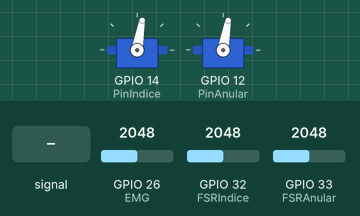
Simulated run of this sketch. Board: ESP32. Parts: 2 × servo. The inputs (shaded band) are chosen by the test bench; at power-on: GPIO 26 (EMG) = 2048, GPIO 33 (FSRAnular) = 2048, GPIO 32 (FSRIndice) = 2048. What the sketch prints to the serial monitor is not drawn.

Above: at 1.2 s.
1.3 s: GPIO 26 (EMG) set to 960
At 1.65 s:
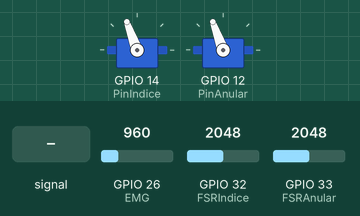
4.8 s: GPIO 26 (EMG) fed a 200 Hz sine of ±327 counts around its level
15.9 s: GPIO 33 (FSRAnular) set to 1339
27.4 s: GPIO 33 (FSRAnular) set to 1256
At 33.6 s:
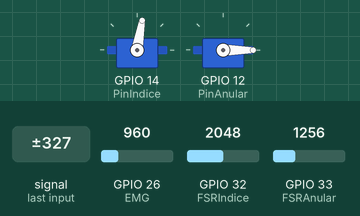
38.9 s: GPIO 33 (FSRAnular) fed a 200 Hz sine of ±327 counts around its level
At 39.35 s:
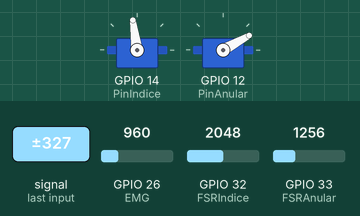
42.4 s: GPIO 32 (FSRIndice) set to 1372
45.9 s: GPIO 32 (FSRIndice) set to 1232
At 46.25 s:
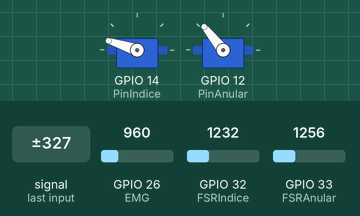
Timing chart, 0 to 53.7 s (numbered marks = the images above; inputs shaded):
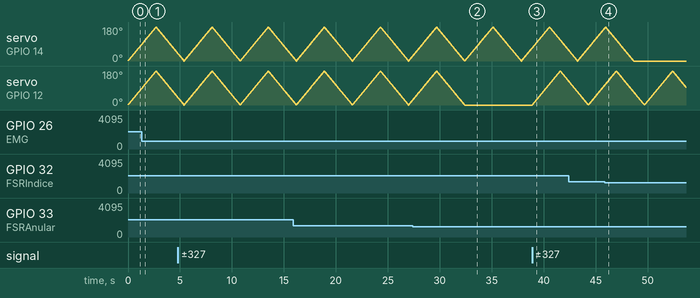

The sketch:

Codigo_PFG.ino
```cpp
#define FSRIndice 32 //Pin que corresponde al indice, pulgar y corazon
#define FSRAnular 33 //Pin que corresponde a los 2 dedos restantes anular y meñique
#define EMG 26 // Pin que se asigna al sensor EMG
#include <ESP32Servo.h> // Libreria para usar servomotores
#include <esp_task_wdt.h>
#define WDT_TIMEOUT 500

Servo Indice; // crea el objeto servo para el indice
Servo Anular; // crea el objeto servo para el anular

int posIndice = 0;   // posicion del servo indice
int posAnular = 0; // posicion del servo anular

int minUs = 1000;
int maxUs = 2000; //pulsos minimos y maximos que lee el sg90

int PinIndice = 14; //pin 14 usado para servo indice
int PinAnular = 12; // pin 12 usado para servo anular

int PresionFsr = 1300;
int ValorEMG = 1000;


TaskHandle_t Tarea2;

void loopAnular(void * parametro) { //Esta funcion se encarga de todos los movimientos de los dedos anulares

  for(;;){

    int LecturaAnular = analogRead(FSRAnular);
    int LecturaEMG = analogRead(EMG);


    if ((LecturaAnular > PresionFsr) && (posAnular == 0)){
      while(posAnular < 180){
        posAnular++;
        Anular.write(posAnular);
        delay(15);
      }
    }
    if ((LecturaEMG > ValorEMG) && (posAnular == 180)){
      while(posAnular > 0){
        posAnular--;
        Anular.write(posAnular);
        delay(15);
     }
   }
  }
 }

void setup() {
  ESP32PWM::allocateTimer(0);
  ESP32PWM::allocateTimer(1);
  ESP32PWM::allocateTimer(2);
  ESP32PWM::allocateTimer(3);
  Serial.begin(115200);
  Indice.setPeriodHertz(50);
  Anular.setPeriodHertz(50);
  Indice.attach(PinIndice, minUs, maxUs); //A que pin se le asigna Indice
  Anular.attach(PinAnular,minUs, maxUs); // A que pin se le asigna Corazon

  xTaskCreatePinnedToCore(
    loopAnular, //mismo nombre que la funcion void loopAnular
    "MovimientoAnular", //nombre de la tarea
    1024, // memoria asignada a esta tarea
    NULL, // parametros compartidos
    1, //prioridad de la tarea
    &Tarea2, //referencia del nombre de taskhandle_t
    0); //core en el que se ejecuta

    esp_task_wdt_init(WDT_TIMEOUT, false); // Impido que el WDT reincie la esp32 (false)
}

void loop() {

  int LecturaIndice = analogRead(FSRIndice);
  int LecturaEMG = analogRead(EMG);

  if ((LecturaIndice > PresionFsr) && (posIndice == 0)){
      while(posIndice < 180){
        posIndice++;
        Indice.write(posIndice);
        delay(15);
      }
    }
    Serial.println(posIndice);
    Serial.println(LecturaEMG);
    if ((LecturaEMG > ValorEMG) && (posIndice == 180)){
      while(posIndice > 0){
        posIndice--;
        Indice.write(posIndice);
        delay(15);
    }
   }
}
```

Measured:
- the behaviour switches between 1301 and 1300 on GPIO 33 (FSRAnular) (found by bisection; images 1 and 2)
- the behaviour switches between 1301 and 1300 on GPIO 32 (FSRIndice) (found by bisection; images 3 and 4)
- after the input at 27.4 s, servo on GPIO 12 (PinAnular): goes on until 32.4 s, then stays 0°
- after the input at 38.9 s, servo on GPIO 12 (PinAnular): rises from 0° to 179° in 2.7 s, then falls to 127° in 0.81 s
- after the input at 45.9 s, servo on GPIO 14 (PinIndice): goes on until 48.7 s, then stays 0°
